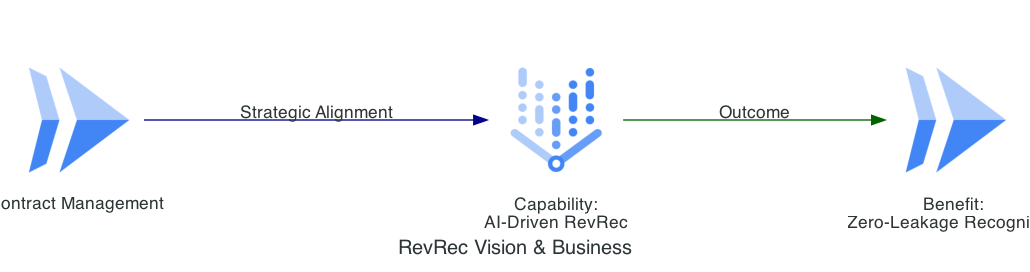

Here is the Python script that generated this plot:
from diagrams import Diagram, Edge
from diagrams.gcp.ml import VertexAI
from diagrams.gcp.compute import Run

graph_attr = {"pad": "0.1", "nodesep": "1.5", "ranksep": "2.0", "bgcolor": "transparent"}

with Diagram("RevRec Vision & Business", show=False, filename="revrec_vision_biz", direction="LR", graph_attr=graph_attr):
    contract = Run("Contract Management")
    biz_cap = VertexAI("Capability:\nAI-Driven RevRec")
    leakage_reduction = Run("Benefit:\nZero-Leakage Recognition")

    contract >> Edge(label="Strategic Alignment", color="darkblue") >> biz_cap >> Edge(label="Outcome", color="darkgreen") >> leakage_reduction
